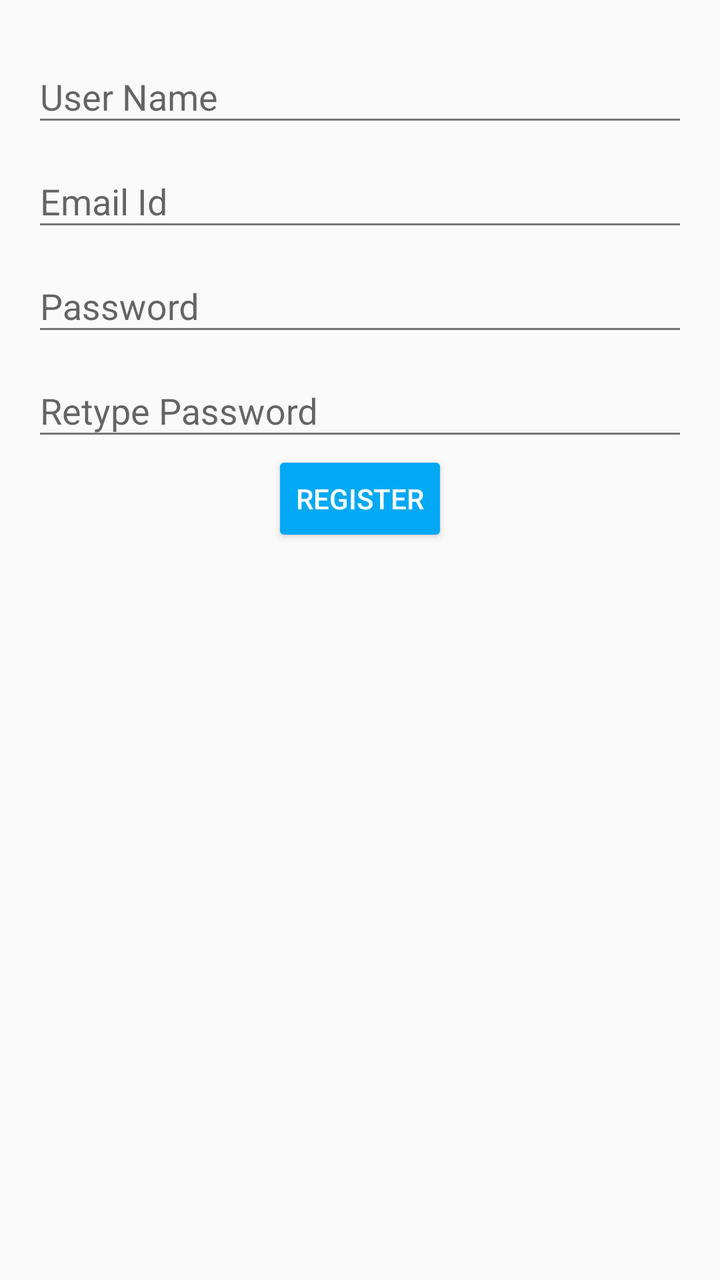
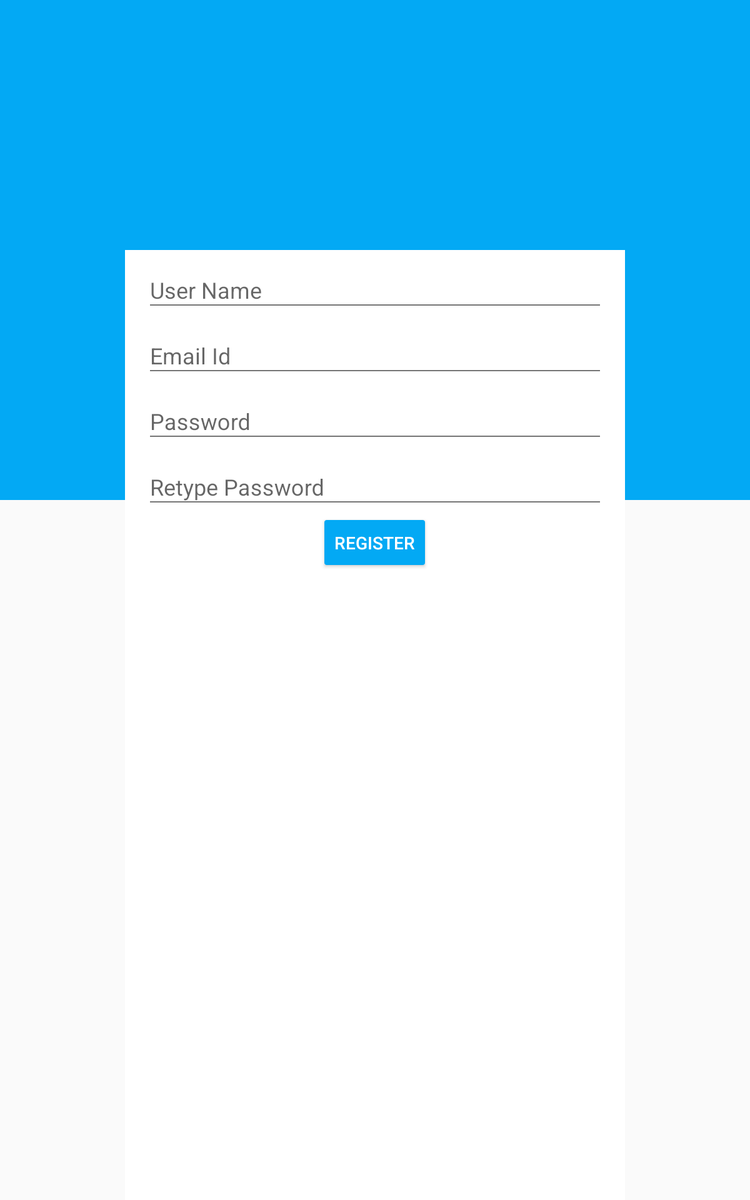

One screen, two layout resources from the same app: the default and the repository's alternative for another configuration. Each is rendered where Android would select it; the XML of both is given below.
<!-- AndroidManifest.xml: application theme AppTheme -->
<!-- res/layout/activity_register.xml -->
<?xml version="1.0" encoding="utf-8"?>
<android.support.design.widget.CoordinatorLayout xmlns:android="http://schemas.android.com/apk/res/android"
    android:layout_width="match_parent"
    android:layout_height="match_parent"
    android:id="@+id/coordinator_layout"
    android:paddingBottom="@dimen/activity_vertical_margin"
    android:paddingLeft="@dimen/activity_horizontal_margin"
    android:paddingRight="@dimen/activity_horizontal_margin"
    android:paddingTop="@dimen/activity_vertical_margin">

    <LinearLayout
        android:id="@+id/activity_register"
        android:layout_width="match_parent"
        android:layout_height="match_parent"
        android:orientation="vertical">

        <android.support.design.widget.TextInputLayout
            android:id="@+id/user_name_text_input_layout"
            android:layout_width="match_parent"
            android:layout_height="wrap_content">

            <EditText
                android:id="@+id/user_name"
                android:layout_width="match_parent"
                android:layout_height="wrap_content"
                android:hint="@string/user_name" />

        </android.support.design.widget.TextInputLayout>


        <android.support.design.widget.TextInputLayout
            android:id="@+id/user_id_text_input_layout"
            android:layout_width="match_parent"
            android:layout_height="wrap_content">

            <EditText
                android:id="@+id/user_id"
                android:layout_width="match_parent"
                android:layout_height="wrap_content"
                android:inputType="textEmailAddress"
                android:hint="@string/user_id" />

        </android.support.design.widget.TextInputLayout>


        <android.support.design.widget.TextInputLayout
            android:id="@+id/password_text_input_layout"
            android:layout_width="match_parent"
            android:layout_height="wrap_content">

            <EditText
                android:id="@+id/password"
                android:layout_width="match_parent"
                android:layout_height="wrap_content"
                android:hint="@string/password"
                android:inputType="textPassword" />

        </android.support.design.widget.TextInputLayout>


        <android.support.design.widget.TextInputLayout
            android:id="@+id/retype_password_text_input_layout"
            android:layout_width="match_parent"
            android:layout_height="wrap_content">

            <EditText
                android:id="@+id/retype_password"
                android:layout_width="match_parent"
                android:layout_height="wrap_content"
                android:hint="@string/retype_password"
                android:inputType="textPassword" />

        </android.support.design.widget.TextInputLayout>

        <Button
            android:id="@+id/register"
            android:layout_width="wrap_content"
            android:layout_height="wrap_content"
            android:text="@string/sign_up"
            android:layout_gravity="center"
            android:contentDescription="@string/content_description_register"
            android:backgroundTint="@color/colorPrimary"
            style="@style/Base.Widget.AppCompat.Button.Colored" />

        <ProgressBar
            android:id="@+id/progress"
            android:layout_width="wrap_content"
            android:layout_height="wrap_content"
            android:layout_gravity="center"
            android:visibility="gone"
            android:indeterminate="true" />

    </LinearLayout>
</android.support.design.widget.CoordinatorLayout>
<!-- resources referenced by this layout -->
<resources>
  <color name="colorPrimary">#03A9F4</color>
  <dimen name="activity_horizontal_margin">16dp</dimen>
  <dimen name="activity_vertical_margin">16dp</dimen>
  <string name="content_description_register">Click here after filling the above form to register</string>
  <string name="password">Password</string>
  <string name="retype_password">Retype Password</string>
  <string name="sign_up">Register</string>
  <string name="user_id">Email Id</string>
  <string name="user_name">User Name</string>
  <style name="AppTheme" parent="Theme.AppCompat.Light.NoActionBar">
          
          <item name="colorPrimary">@color/colorPrimary</item>
          <item name="colorPrimaryDark">@color/colorPrimaryDark</item>
          <item name="colorAccent">@color/colorAccent</item>
          <item name="android:textColorPrimary">@color/colorPrimaryText</item>
          <item name="android:textColorSecondary">@color/colorSecondaryText</item>
      </style>
  <color name="colorPrimaryDark">#0288D1</color>
  <color name="colorAccent">#FF5722</color>
  <color name="colorPrimaryText">#212121</color>
  <color name="colorSecondaryText">#757575</color>
</resources>
<!-- res/layout-sw600dp/activity_register.xml (the repository's variant of the layout above) -->
<!-- drawn on a 7-inch tablet held upright -->
<?xml version="1.0" encoding="utf-8"?>
<android.support.design.widget.CoordinatorLayout xmlns:android="http://schemas.android.com/apk/res/android"
    android:layout_width="match_parent"
    android:layout_height="match_parent"
    android:id="@+id/coordinator_layout">

    <FrameLayout
        android:background="@color/colorPrimary"
        android:layout_width="match_parent"
        android:layout_height="@dimen/frame_layout_backdrop_height" />

    <LinearLayout
        android:id="@+id/activity_register"
        android:layout_width="@dimen/content_width"
        android:background="@android:color/white"
        android:paddingEnd="@dimen/activity_horizontal_margin"
        android:paddingStart="@dimen/activity_horizontal_margin"
        android:layout_marginTop="@dimen/content_top_margin"
        android:layout_height="match_parent"
        android:layout_gravity="center_horizontal"
        android:orientation="vertical">

        <android.support.design.widget.TextInputLayout
            android:id="@+id/user_name_text_input_layout"
            android:layout_width="match_parent"
            android:layout_height="wrap_content">

            <EditText
                android:id="@+id/user_name"
                android:layout_width="match_parent"
                android:layout_height="wrap_content"
                android:hint="@string/user_name" />

        </android.support.design.widget.TextInputLayout>


        <android.support.design.widget.TextInputLayout
            android:id="@+id/user_id_text_input_layout"
            android:layout_width="match_parent"
            android:layout_height="wrap_content">

            <EditText
                android:id="@+id/user_id"
                android:layout_width="match_parent"
                android:layout_height="wrap_content"
                android:inputType="textEmailAddress"
                android:hint="@string/user_id" />

        </android.support.design.widget.TextInputLayout>


        <android.support.design.widget.TextInputLayout
            android:id="@+id/password_text_input_layout"
            android:layout_width="match_parent"
            android:layout_height="wrap_content">

            <EditText
                android:id="@+id/password"
                android:layout_width="match_parent"
                android:layout_height="wrap_content"
                android:hint="@string/password"
                android:inputType="textPassword" />

        </android.support.design.widget.TextInputLayout>


        <android.support.design.widget.TextInputLayout
            android:id="@+id/retype_password_text_input_layout"
            android:layout_width="match_parent"
            android:layout_height="wrap_content">

            <EditText
                android:id="@+id/retype_password"
                android:layout_width="match_parent"
                android:layout_height="wrap_content"
                android:hint="@string/retype_password"
                android:inputType="textPassword" />

        </android.support.design.widget.TextInputLayout>

        <Button
            android:id="@+id/register"
            android:layout_width="wrap_content"
            android:layout_height="wrap_content"
            android:text="@string/sign_up"
            android:layout_gravity="center"
            android:contentDescription="@string/content_description_register"
            android:backgroundTint="@color/colorPrimary"
            style="@style/Base.Widget.AppCompat.Button.Colored" />

        <ProgressBar
            android:id="@+id/progress"
            android:layout_width="wrap_content"
            android:layout_height="wrap_content"
            android:layout_gravity="center"
            android:visibility="gone"
            android:indeterminate="true" />

    </LinearLayout>
</android.support.design.widget.CoordinatorLayout>
<!-- resources referenced by the variant -->
<!-- as a 7-inch tablet held upright resolves them -->
<resources>
  <color name="colorPrimary">#03A9F4</color>
  <!-- from res/values-sw600dp/ -->
  <dimen name="activity_horizontal_margin">16dp</dimen>
  <!-- from res/values-sw600dp/ -->
  <dimen name="content_top_margin">200dp</dimen>
  <!-- from res/values-sw600dp/ -->
  <dimen name="content_width">400dp</dimen>
  <!-- from res/values-sw600dp/ -->
  <dimen name="frame_layout_backdrop_height">400dp</dimen>
  <string name="content_description_register">Click here after filling the above form to register</string>
  <string name="password">Password</string>
  <string name="retype_password">Retype Password</string>
  <string name="sign_up">Register</string>
  <string name="user_id">Email Id</string>
  <string name="user_name">User Name</string>
  <style name="AppTheme" parent="Theme.AppCompat.Light.NoActionBar">
          
          <item name="colorPrimary">@color/colorPrimary</item>
          <item name="colorPrimaryDark">@color/colorPrimaryDark</item>
          <item name="colorAccent">@color/colorAccent</item>
          <item name="android:textColorPrimary">@color/colorPrimaryText</item>
          <item name="android:textColorSecondary">@color/colorSecondaryText</item>
      </style>
  <color name="colorPrimaryDark">#0288D1</color>
  <color name="colorAccent">#FF5722</color>
  <color name="colorPrimaryText">#212121</color>
  <color name="colorSecondaryText">#757575</color>
</resources>
